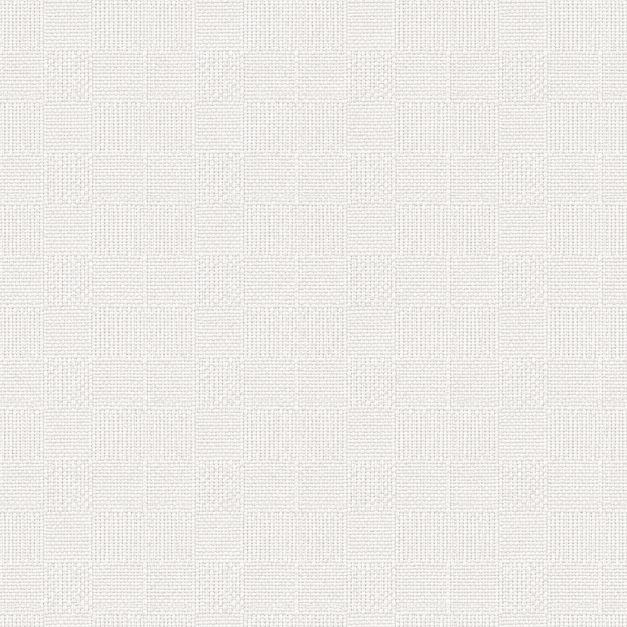
#> input picture apps/worker/src/worker/render/assets/fabric/check.png, 1254 x 1254 px (shown at 1/2 size); its folder holds only this picture in this run
$ python export_weave_swatches.py
#> lines starting #> are read from the running program, lines starting #| are printed output that depends on the picture
"""원단 짜임 텍스처(worker 에셋) → store 실사화 모달용 스와치 PNG.

실사화 모달의 짜임 선택은 텍스트 설명만으로는 무엇을 고르는지 알기 어렵다. 워커가
실제 렌더에 쓰는 텍스처(`worker/render/assets/fabric/*.png`)를 그대로 보여주는 것이
가장 정직하지만 원본은 2~7MB이고, 흰 원단이라 그대로 축소하면 결이 사라진다.

그래서 두 가지를 한다:
  - **중앙 1/4 크롭** — 결이 보이도록 4배 확대 효과.
  - **콘트라스트 스트레치** — 원본은 평균 235·표준편차 5~14의 거의 흰 이미지다.
    표준편차를 목표치로 끌어올려 흰 원단 느낌은 유지하면서 결을 드러낸다.

에셋이 바뀌면 다시 실행한다(멱등, 외부 호출 없음):

    uv run python apps/worker/scripts/export_weave_swatches.py
"""

from pathlib import Path

from PIL import Image, ImageStat

REPO = Path(__file__).resolve().parents[3]
SRC = REPO / "apps/worker/src/worker/render/assets/fabric"
OUT = REPO / "apps/store/public/images/weaves"

SIDE = 224
CROP_DIVISOR = 4
TARGET_STDDEV = 22.0
# solid(표준편차 4.7)까지 목표치로 끌면 균일해야 할 평직에 없는 음영이 생긴다.
MAX_GAIN = 3.5


def stretch(image: Image.Image) -> Image.Image:
    """흰쪽을 고정한 채 어두운쪽만 늘린다 — 원단이 회색으로 변하지 않는다."""
    stddev = ImageStat.Stat(image).stddev[0]
    gain = min(MAX_GAIN, TARGET_STDDEV / stddev) if stddev > 0 else 1.0

    # 인자 타입을 명시해야 point()가 Callable[[int], float] 오버로드를 고른다
    # (lambda면 ImagePointTransform으로 추론돼 round()가 타입 에러).
    def curve(value: int) -> int:
        return max(0, min(255, round(255 - (255 - value) * gain)))

    return image.point(curve)


def main() -> None:
    OUT.mkdir(parents=True, exist_ok=True)
    for src in sorted(SRC.glob("*.png")):
        image = Image.open(src).convert("L")
        side = min(image.size) // CROP_DIVISOR
#> side = 313
        left, top = (image.width - side) // 2, (image.height - side) // 2
#> left = 470; top = 470
        crop = image.crop((left, top, left + side, top + side))
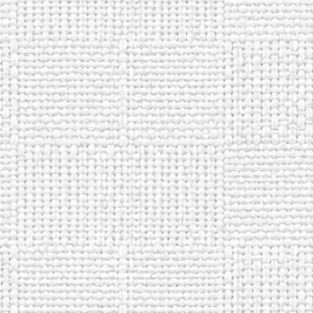
#> crop: PIL image 313x313 L; min 158, max 255, mean 234.9
        crop = stretch(crop).resize((SIDE, SIDE), Image.Resampling.LANCZOS)
#> in stretch, `stddev = ImageStat.Stat(image).stddev[0]`: stddev = 13.84
#> in stretch, `gain = min(MAX_GAIN, TARGET_STDDEV / stddev) if stddev > 0 else 1.0`: gain = 1.59
#> in stretch, `return image.point(curve)`:
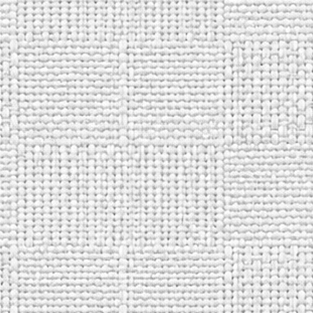
#> returned value: PIL image 313x313 L; min 101, max 255, mean 223
#> crop: PIL image 224x224 L
        crop.save(OUT / src.name, optimize=True)
        print(f"  {src.stem} → {OUT.relative_to(REPO) / src.name}")


if __name__ == "__main__":
    main()

$ run again, on apps/worker/src/worker/render/assets/fabric/twill-0.png
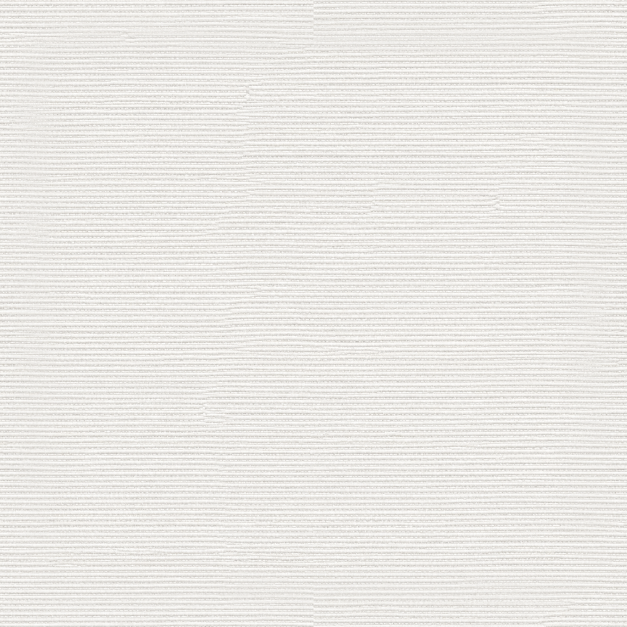
#> input picture apps/worker/src/worker/render/assets/fabric/twill-0.png, 1254 x 1254 px (shown at 1/2 size)
#> in main, `crop = image.crop((left, top, left + side, top + side))`:
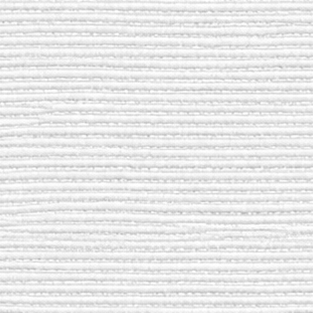
#> crop: PIL image 313x313 L; min 180, max 255, mean 233.2
#> stddev = 13.4
#> gain = 1.64
#> in stretch, `return image.point(curve)`:
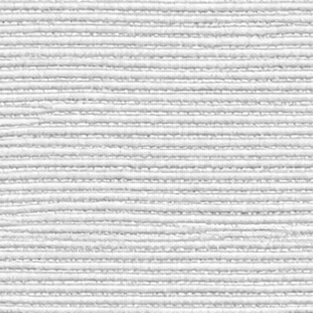
#> returned value: PIL image 313x313 L; min 132, max 255, mean 219.3

$ run again, on apps/worker/src/worker/render/assets/fabric/herringbone.png
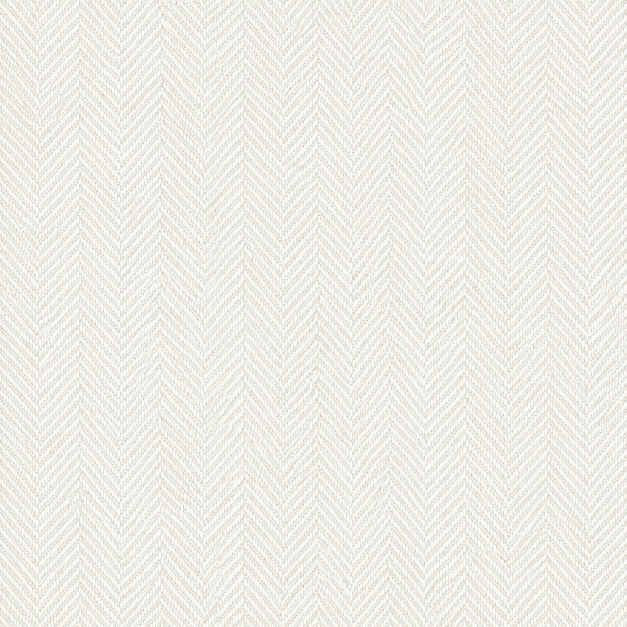
#> input picture apps/worker/src/worker/render/assets/fabric/herringbone.png, 1254 x 1254 px (shown at 1/2 size)
#> in main, `crop = image.crop((left, top, left + side, top + side))`:
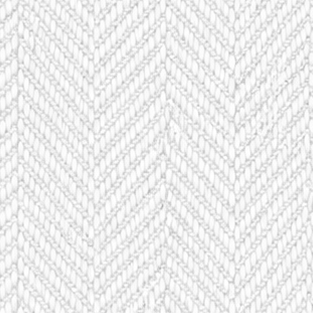
#> crop: PIL image 313x313 L; min 175, max 255, mean 236.7
#> stddev = 12.59
#> gain = 1.75
#> in stretch, `return image.point(curve)`:
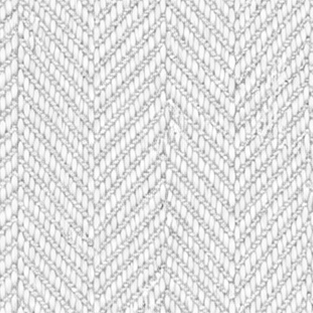
#> returned value: PIL image 313x313 L; min 115, max 255, mean 223

$ run again, on apps/worker/src/worker/render/assets/fabric/jacquard.png
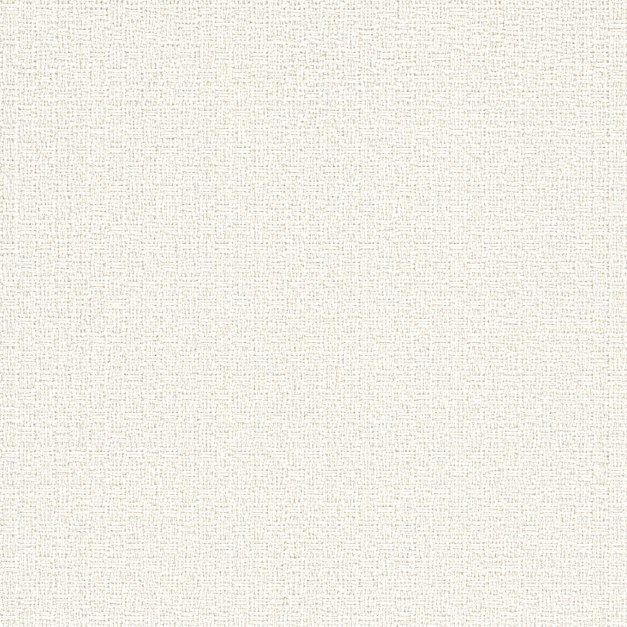
#> input picture apps/worker/src/worker/render/assets/fabric/jacquard.png, 1254 x 1254 px (shown at 1/2 size)
#> in main, `crop = image.crop((left, top, left + side, top + side))`:
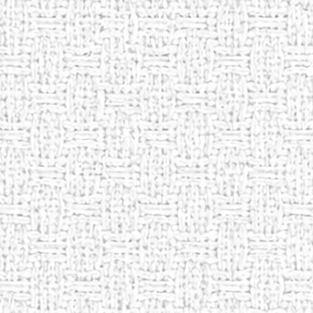
#> crop: PIL image 313x313 L; min 144, max 255, mean 239.6
#> stddev = 13.96
#> gain = 1.58
#> in stretch, `return image.point(curve)`:
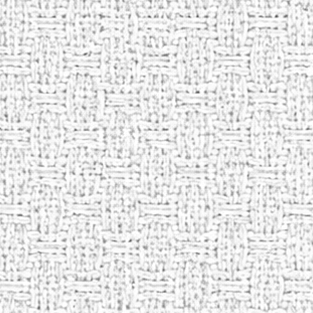
#> returned value: PIL image 313x313 L; min 80, max 255, mean 230.8
